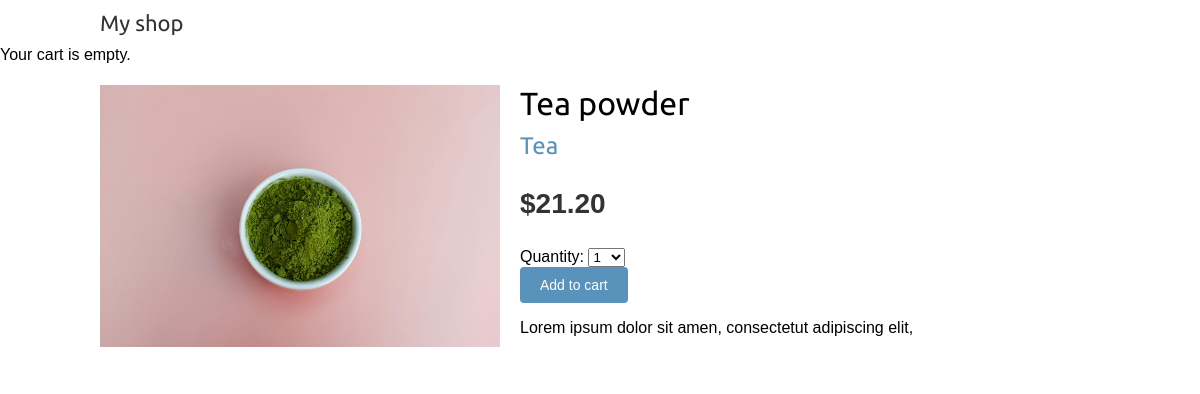
/3/tea-powder/, run on the app's committed database.
### shop/models.py (models this page shows, shortened)
class Product(models.Model):
    category = models.ForeignKey(
        Category,
        related_name='products',
        on_delete=models.CASCADE
    )
    name = models.CharField(max_length=200)
    slug = models.SlugField(max_length=200)
    image = models.ImageField(
        upload_to='products/%Y/%m/%d',
        blank=True
    )
    description = models.TextField(blank=True)
    price = models.DecimalField(max_digits=10, decimal_places=2)
    available = models.BooleanField(default=True)
    created = models.DateTimeField(auto_now_add=True)
    updated = models.DateTimeField(auto_now=True)
    class Meta:
        ordering = ['name']
        indexes = [
            models.Index(fields=['id', 'slug']),
            models.Index(fields=['name']),
            models.Index(fields=['-created']),
        ]

class Category(models.Model):
    name = models.CharField(max_length=200)
    slug = models.SlugField(max_length=200, unique=True)
    class Meta:
        ordering = ['name']
        indexes = [models.Index(fields=['name']),
                   ]
        verbose_name = 'category'
        verbose_name_plural = 'categories'
    def get_absolute_url(self):
        return reverse(
            'shop:product_list_by_category', args=[self.slug]
        )
    def __str__(self):
        return self.name

### shop/views.py (the view)
# urls.py: path('<int:id>/<slug:slug>/', views.product_detail, name='product_detail'),
def product_detail(request, id, slug):
    product = get_object_or_404(
        Product,
        id=id,
        slug=slug,
        available=True
    )
    cart_product_form = CartAddProductForm()
    return render(
        request,
        'shop/product/detail.html', {'product': product, 'cart_product_form': cart_product_form}
    )

### cart/forms.py
class CartAddProductForm(forms.Form):
    quantity = forms.TypedChoiceField(
        choices=PRODUCT_QUANTITY_CHOICES,
        coerce=int
    )
    override = forms.BooleanField(
        required=False,
        initial=False,
        widget=forms.HiddenInput
    )

### cart/cart.py (called while the page is built)
    def __len__(self):
        return sum(item['quantity'] for item in self.cart.values())

### cart/context_processors.py (called while the page is built)
def cart(request):
    return {'cart': Cart(request)}

### shop/templates/shop/product/detail.html (shortened to what this page needs)
{% extends "shop/base.html" %}
{% load static %}
{% block content %}
<div class="product-detail">
    <img src="{% if product.image %}{{ product.image.url }}{% else %}{% static 'img/no_image.png' %}{% endif %}" alt="">
    <h1>{{ product.name }}</h1>
    <h2>
        <a href="{{ product.category.get_absolute_url }}">
            {{ product.category }}
        </a>
    </h2>
    <p class="price">${{ product.price }}</p>
    <form action="{% url 'cart:cart_add' product.id %}" method="post">
        {{ cart_product_form }}
        <input type="submit" value="Add to cart">
    </form>
    {{ product.description|linebreaks }}
</div>
{% endblock %}

### shop/static/css/base.css (style rules this page uses)
body { margin:0; padding:0; font-family:helvetica, sans-serif; }
h1, h2, h3, h4, h5 , h6 { font-family: 'Ubuntu', sans-serif; font-weight:normal; }
a { text-decoration:none; color:#5993bb; }
a.button, input[type="submit"] { color:#fff; background:#5993bb; border-radius:4px; padding:10px 20px; font-size:14px; border:0; }
.product-detail { text-align:justify; }
.product-detail .price { color:#333; font-size:28px; font-weight:bold; }
.product-detail img { width:40%; float:left; padding:0 20px 20px 0; }
.product-detail h1 { margin-bottom:0; }
.product-detail h2 { margin-top:10px; }

### data on the page
Product: image (picture), name "Tea powder", category "Tea", price "21.20", description "Lorem ipsum dolor sit amen, consectetut adipiscing elit,"
